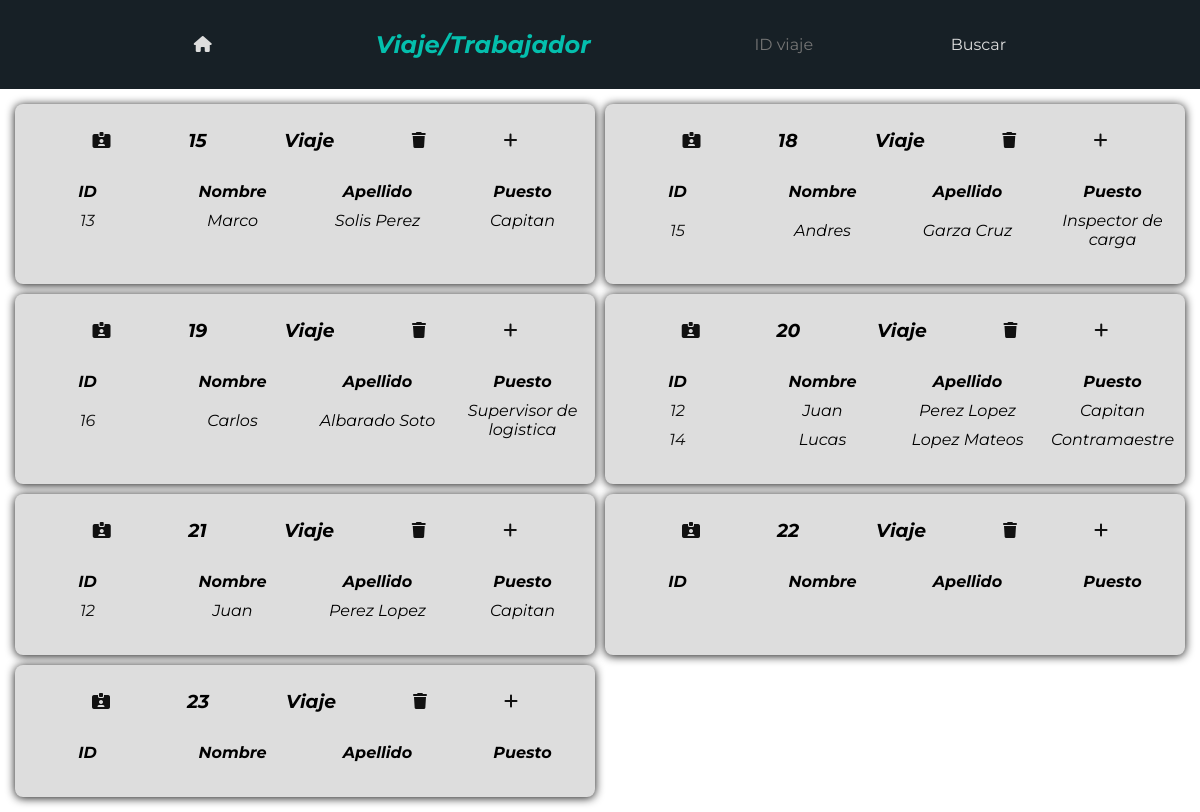
/views/viaje_trabajador.php, run on the app's committed database.
### tables this page shows
CREATE TABLE `viaje` (
  `id_viaje` int(11) NOT NULL,
  `fecha_inicio_viaje` date DEFAULT NULL,
  `fecha_fin_viaje` date DEFAULT NULL,
  `hora_inicio_viaje` time(6) DEFAULT NULL,
  `hora_fin_viaje` time(6) DEFAULT NULL,
  `origen_viaje` varchar(30) DEFAULT NULL,
  `estado_viaje` varchar(20) DEFAULT NULL,
  `tiempo_estimado_viaje` varchar(10) DEFAULT NULL,
  `id_barco` int(11) DEFAULT NULL,
  `id_muelle` int(11) DEFAULT NULL
);

CREATE TABLE `viaje_trabajador` (
  `id_vt` int(11) NOT NULL,
  `id_viaje` int(11) DEFAULT NULL,
  `id_trabajador` int(11) DEFAULT NULL
);

CREATE TABLE `trabajador` (
  `id_trabajador` int(11) NOT NULL,
  `nombre_trabajador` varchar(20) DEFAULT NULL,
  `apellido_trabajador` varchar(30) DEFAULT NULL,
  `puesto_trabajador` varchar(30) DEFAULT NULL,
  `fecha_nacimiento_trabajador` date DEFAULT NULL,
  `telefono_trabajador` varchar(14) DEFAULT NULL,
  `correo_trabajador` varchar(60) DEFAULT NULL,
  `contrasena_trabajador` varchar(10) DEFAULT NULL
);

### views/viaje_trabajador.php (the view, shortened to what this page needs)
<?php
$con = connection();
$sql1 = "SELECT * FROM viaje".(isset($_GET["id"]) ? " WHERE id_viaje = {$_GET["id"]}":"");
$viaje = $con->query($sql1);
?>
<!DOCTYPE html>
<html lang="es">
<head>
    <link rel="stylesheet" href="../css/styles.css">
</head>
<body>
    <header class="header header--text-white header--color-blue header--title-blue">
        <a href="index.php"><i class="fa-solid fa-house"></i></a>
        <h2>Viaje/Trabajador</h2>
        <form action="../php/viaje_trabajador/buscar_viaje_trabajador.php" method="POST">
            <input id="id_viaje_buscar_viaje_trabajador" name="id_viaje_buscar_viaje_trabajador" type="number" placeholder="ID viaje">
            <input value="Buscar" type="submit">
        </form>
    </header>
    <main class="layout--grid">
        <?php
            while($fila = $viaje->fetch_assoc()){
                $sql1 = "SELECT * FROM trabajador
                        JOIN viaje_trabajador
                        ON viaje_trabajador.id_trabajador = trabajador.id_trabajador
                        WHERE viaje_trabajador.id_viaje = {$fila["id_viaje"]}";
                $trabajador = $con->query($sql1);
                echo
                "
                <section class='client-box'>
                    <div class='client-box__header'>
                        <a href='viaje.php?id={$fila['id_viaje']}'><i class='fa-solid fa-id-card-clip'></i></a>
                        <h3>{$fila["id_viaje"]}</h3>
                        <h3>Viaje</h3>
                        <a href='eliminar_viaje_trabajador.php?id={$fila["id_viaje"]}'><i class='fa-solid fa-trash'></i></a>
                        <a href='agregar_viaje_trabajador.php?id={$fila["id_viaje"]}'><i class='fa-solid fa-plus'></i></a>
                    </div>
                    <table class='table'>
                        <thead>
                            <th>ID</th>
                            <th>Nombre</th>
                            <th>Apellido</th>
                            <th>Puesto</th>
                        </thead>
                        <tbody>
                ";
                    while($fila = $trabajador->fetch_assoc()){
                        echo
                        "
                        <tr>
                            <td><a href='trabajador.php?id={$fila["id_trabajador"]}'>{$fila["id_trabajador"]}</a></td>
                            <td>{$fila["nombre_trabajador"]}</td>
                            <td>{$fila["apellido_trabajador"]}</td>
                            <td>{$fila["puesto_trabajador"]}</td>
                        </tr>
                        ";
                    }
                echo
                "
                        </tbody>
                    </table>
                </section>
                ";
            }
        ?>
    </main>
</body>
</html>

### css/styles.css (style rules this page uses)
* { margin: 0; padding: 0; box-sizing: border-box; font-family: Montserrat; }
.header { display: flex; justify-content: space-evenly; align-items: center; flex-wrap: wrap; padding: 30px; }
.header h2 { font-style: italic; }
.header a { text-decoration: none; }
.header input { all: unset; }
.header--text-white * { color: #ddd; }
.header--color-blue { background-color: #172026; }
.header--title-blue h2 { color: #04BFAD }
.table { border-spacing: 0 10px; text-align: center; table-layout: fixed; width: 100%; margin-top: 20px; }
.table a { color: #111; text-decoration: none; margin: 0 10px; }
.layout--grid { margin: 15px 15px; gap: 10px; display: grid; grid-template-columns: repeat(auto-fill, minmax(500px, 1fr));; }
.client-box { text-align: center; background-color: #ddd; border-radius: 8px; padding: 25px 0; font-style: italic; box-shadow: 0 1px 10px #111; }
.client-box__header { display: flex; justify-content: space-evenly; align-items: center; }
.client-box__header a { color: #111; }

### data on the page
viaje: id_viaje "15"
viaje_trabajador: id_trabajador "13", id_trabajador.nombre_trabajador "Marco", id_trabajador.apellido_trabajador "Solis Perez", id_trabajador.puesto_trabajador "Capitan"
viaje: id_viaje "18"
viaje_trabajador: id_trabajador "15", id_trabajador.nombre_trabajador "Andres", id_trabajador.apellido_trabajador "Garza Cruz", id_trabajador.puesto_trabajador "Inspector de carga"
viaje: id_viaje "19"
viaje_trabajador: id_trabajador "16", id_trabajador.nombre_trabajador "Carlos", id_trabajador.apellido_trabajador "Albarado Soto", id_trabajador.puesto_trabajador "Supervisor de logistica"
viaje: id_viaje "20"
viaje_trabajador: id_trabajador "12", id_trabajador.nombre_trabajador "Juan", id_trabajador.apellido_trabajador "Perez Lopez", id_trabajador.puesto_trabajador "Capitan"
viaje_trabajador: id_trabajador "14", id_trabajador.nombre_trabajador "Lucas", id_trabajador.apellido_trabajador "Lopez Mateos", id_trabajador.puesto_trabajador "Contramaestre"
viaje: id_viaje "21"
viaje_trabajador: id_trabajador "12", id_trabajador.nombre_trabajador "Juan", id_trabajador.apellido_trabajador "Perez Lopez", id_trabajador.puesto_trabajador "Capitan"
viaje: id_viaje "22"
viaje: id_viaje "23"
